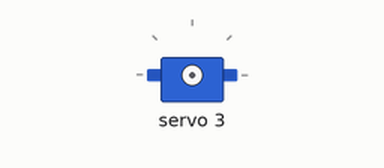
Recording of a sketch running on a simulated Arduino Uno, built with avr-gcc and run on an emulated ATmega328P. On the bench: servo.

Above: at 0.1 s.
At 7.2 s:
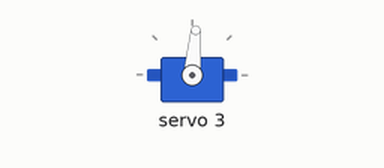
Timing chart, 0 to 8.7 s (numbered marks = the images above):
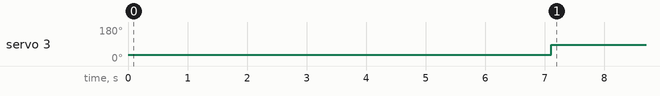

The sketch:

Dog_Feeder.ino
```cpp
/* FILE:    HCPCA9685_Servo_Example
   DATE:    10/06/16
   VERSION: 0.1
   AUTHOR:  Andrew Davies

   Sketch created by Hobby Components Ltd (HOBBYCOMPONENTS.COM)

10/06/16 version 0.1: Original version


This example demonstrates how to use the HCPCA9685 library together with the PCA9685
to control up to 16 servos. The sketch will initialise the library putting it into
'servo mode' and then will continuously sweep one servo connected to PWM output 0
back and forth. The example has been written particularly for the 16 Channel 12-bit
PWM Servo Motor Driver Module (HCMODU0097) available from hobbycomponents.com

To use the module connect it to your Arduino as follows:

PCA9685...........Uno/Nano
GND...............GND
OE................N/A
SCL...............A5
SDA...............A4
VCC...............5V

External 5V Power for the servo(s) can be supplied by the V+ and GND input of the
screw terminal block.

/* Include the HCPCA9685 library */
#include "HCPCA9685.h"

/* I2C slave address for the device/module. For the HCMODU0097 the default I2C address
   is 0x40 */
#define  I2CAdd 0x40


/* Create an instance of the library */
HCPCA9685 HCPCA9685(I2CAdd);    // create an instance of the library


void setup()
{
  /* Initialise the library and set it to 'servo mode' */
  HCPCA9685.Init(SERVO_MODE);   // start library and set to servo mode

  /* Wake the device up */
  HCPCA9685.Sleep(false);       // wake the pca9685 control board
}

//HCPCA9685.Servo(servo #, position)

void loop()
{
  delay(3000);                  // wait three seconds before first rotation

  HCPCA9685.Servo(3, 80);       // rotate the feeder one full rotation
  delay(4110);

  HCPCA9685.Servo(3, 190);      // stop value is position 190
//  delay(5000);                // 5 seconds (x * 1000 for seconds-to-milliseconds)
//  delay(1800000);             // 30 minutes (x * 60000 for minutes-to-milliseconds)
  delay(43200000);             // 12 hours (x * 3600000 for hours-to-milliseconds)
}
```

Measured:
- by itself, servo 3: 33° → 85° at 7.1 s
